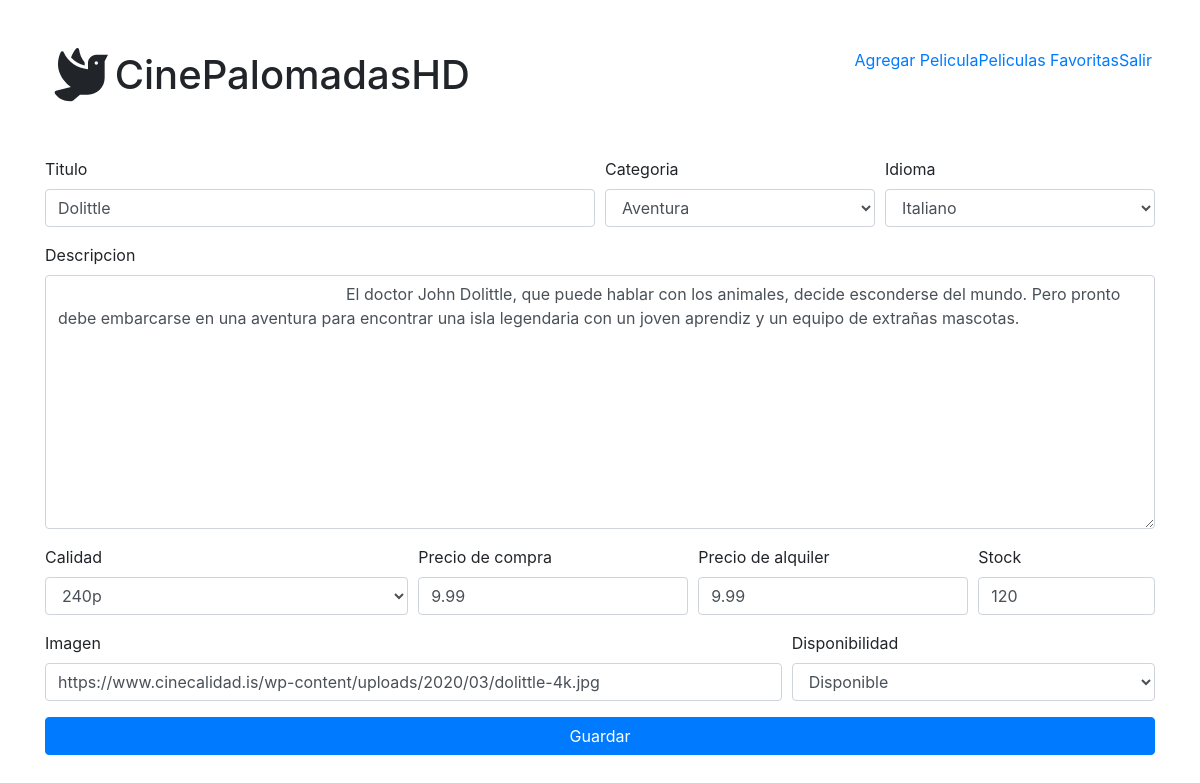
The app's page /Pelicula/update&id=2 (signed in) with its own data.
### tables this page shows
CREATE TABLE `peliculas` (
  `idPelicula` int(11) NOT NULL,
  `nombre` varchar(100) NOT NULL,
  `descripcion` text NOT NULL,
  `idCategoria` int(11) NOT NULL,
  `idioma` varchar(25) NOT NULL,
  `idCalidad` int(11) NOT NULL,
  `precioCompra` decimal(3,2) NOT NULL,
  `precioAlquiler` decimal(3,2) NOT NULL,
  `stock` int(11) NOT NULL,
  `imagen` text NOT NULL,
  `disponibilidad` tinyint(1) NOT NULL
);

### controllers/PeliculaController.php (called while the page is built, shortened)
<?php
class PeliculaController
{
    public function update()
    {
        require_once "models/Pelicula.php";
        $pelicula = new Pelicula();
        $calidad = $pelicula->getCalidad();
        $categoria = $pelicula->getCategorias();
        $idiomas = $pelicula->getIdiomas();
        $disponibles = $pelicula->getDiponibilidades();
        $pelicula->set_Id_Pelicula($_GET["id"]);
        $peli = $pelicula->Search();
        require_once "views/updateMovie.php";
    }
}

### database/Conexion.php (called while the page is built, shortened)
<?php
class Conexion
{
    public function __construct()
    {
        try {
            $this->conn = new PDO("mysql:host=".DB_HOST.";dbname=".DB_NAME."", DB_USER, DB_PASSWORD);
            $this->conn->setAttribute(PDO::ATTR_ERRMODE, PDO::ERRMODE_EXCEPTION);
            $this->conn->exec("SET CHARACTER SET ".DB_CHARSET);
            return $this->conn;
        } catch (Exception $e) {
            print "!Error¡: " . $e->getMessage() . "</br>";
            die();
        }
    }
}

### models/Pelicula.php (called while the page is built, shortened)
<?php
require_once 'database/Conexion.php';
class Pelicula extends Conexion
{
    private $idPelicula;
    public function set_Id_Pelicula($idPelicula)
    {
        $this->idPelicula = $idPelicula;
    }
    public function get_Id_Pelicula()
    {
        return $this->idPelicula;
    }
    public function getCalidad()
    {
        $sql_leer = "SELECT * FROM calidad";
        $list = $this->conn->prepare($sql_leer);
        $list->execute();
        $resultado = $list->fetchAll(PDO::FETCH_ASSOC);
        return $resultado;
    }
    public function getCategorias()
    {
        $sql_leer = "SELECT * FROM categoria";
        $list = $this->conn->prepare($sql_leer);
        $list->execute();
        $resultado = $list->fetchAll(PDO::FETCH_ASSOC);
        return $resultado;
    }
    public function getIdiomas()
    {
        $idiomas = array("Español", "Ingles", "Frances", "Italiano", "Portugues");
        return $idiomas;
    }
    public function getDiponibilidades()
    {
        $disponibilidades = [
            array(
                "id" => 1,
                "title" => "Disponible"
            ),
            array(
                "id" => 0,
                "title" => "No disponible"
            )
        ];
        return $disponibilidades;
    }
    public function Search()
    {
        $sql = "SELECT * FROM ((peliculas INNER JOIN calidad ON peliculas.idCalidad = calidad.idCalidad) INNER JOIN categoria ON peliculas.idCategoria = categoria.idCategoria) WHERE idPelicula = ?";
        $stmt = $this->conn->prepare($sql);
        $result = $stmt->execute(array($this->get_Id_Pelicula()));
        $result = $stmt->fetch(PDO::FETCH_ASSOC);
        return $result;
    }
}

### views/updateMovie.php (the view, shortened to what this page needs)
<div class="container mb-4">
    <form method="POST">
        <div class="form-row">
            <div class="form-group col-md-6">
                <label for="titulo">Titulo</label>
                <input type="text" name="titulo" class="form-control" placeholder="Ingrese el titulo de la pelicula" required value="<?= $peli["nombre"] ?>">
            </div>
            <div class="form-group col-md-3">
                <label for="Categoria">Categoria</label>
                <select name="categoria" class="form-control">
                    <?php foreach ($categoria as $key) : ?>
                        <?php if ($key["idCategoria"] == $peli["idCategoria"]) : ?>
                            <option value="<?= $key["idCategoria"] ?>" selected>
                                <?= $key["nombreCategoria"] ?>
                            </option>
                        <?php endif ?>
                    <?php endforeach ?>
                </select>
            </div>
            <div class="form-group col-md-3">
                <label for="idioma">Idioma</label>
                <select name="idioma" class="form-control">
                    <?php foreach ($idiomas as $key) : ?>
                        <?php if ($key == $peli["idioma"]) : ?>
                            <option value="<?= $key ?>" selected>
                                <?= $key ?>
                            </option>
                        <?php endif ?>
                    <?php endforeach ?>
                </select>
            </div>
        </div>
        <div class="form-group">
            <label for="descripcion">Descripcion</label>
            <textarea name="descripcion" cols="30" rows="10" class="form-control" placeholder="Descripcion" required>
                <?= $peli["descripcion"] ?>
            </textarea>
        </div>
        <div class="form-row">
            <div class="form-group col-md-4">
                <label for="Calidad">Calidad</label>
                <select name="calidad" class="form-control">
                    <?php foreach ($calidad as $key) : ?>
                        <?php if ($key["calidad"] == $peli["calidad"]) : ?>
                            <option value="<?= $key["idCalidad"] ?>" selected>
                                <?= $key["calidad"] ?>
                            </option>
                        <?php endif ?>
                    <?php endforeach ?>
                </select>
            </div>
            <div class="form-group col-md-3">
                <label for="PrecioCompra">Precio de compra</label>
                <input type="number" name="P_compra" id="" class="form-control" placeholder="Ingrese precio de compra" required value="<?= $peli["precioCompra"] ?>">
            </div>
            <div class="form-group col-md-3">
                <label for="PrecioAlquiler">Precio de alquiler</label>
                <input type="number" name="P_alquiler" id="" class="form-control" placeholder="Ingrese precio de alquiler" required value="<?= $peli["precioAlquiler"] ?>">
            </div>
            <div class="form-group col-md-2">
                <label for="stock">Stock</label>
                <input placeholder="Stock" type="number" name="stock" class="form-control" required value="<?= $peli["stock"] ?>">
            </div>
        </div>
        <div class="form-row">
            <div class="form-group col-md-8">
                <label for="imagen">Imagen</label>
                <input type="text" placeholder="imagen" name="imagen" class="form-control" required" value="<?= $peli["imagen"] ?>">
            </div>
            <div class="form-group col-md-4">
                <label for="disponibilidad">Disponibilidad</label>
                <select name="disponibilidad" class="form-control">
                    <?php foreach ($disponibles as $key) : ?>
                        <?php if ($key["id"] == $peli["disponibilidad"]) : ?>
                            <option value="<?= $key["id"] ?>" selected>
                                <?= $key["title"] ?>
                            </option>
                        <?php endif ?>
                    <?php endforeach ?>
                </select>
            </div>
        </div>
        <button type="submit" class="btn btn-primary btn-block">Guardar</button>
    </form>
</div>

### records on screen
peliculas: titulo "Dolittle", idioma "Italiano", descripcion "El doctor John Dolittle, que puede hablar con los animales, decide esconderse del mundo. Pero pronto debe embarcarse en una aventura para encontrar una isla legendaria con un joven aprendiz y un equipo de extrañas mascotas.", P_compra "9.99", P_alquiler "9.99", stock "120", imagen "https://www.cinecalidad.is/wp-content/uploads/2020/03/dolittle-4k.jpg", disponibilidad "Disponible"

### other values on screen
form field categoria "Aventura"
form field calidad "240p"
